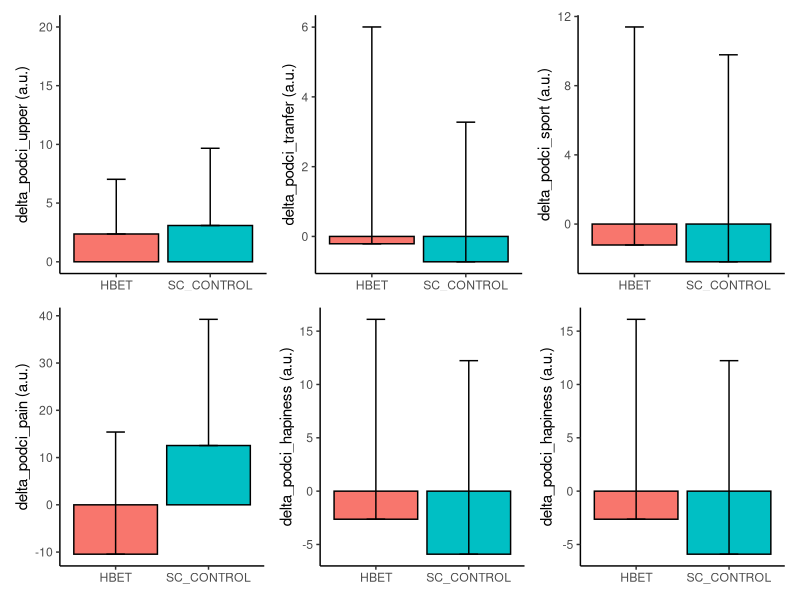

The R script that drew this image:
# Pacotes
library(tidyverse)
library(patchwork)

df <- read.csv('RCT_all data_COVIDped.xlsx - QoL.csv')

# ajustes
df <-
  df |>
  mutate(group = if_else(group == 1, 'HBET', 'SC-CONTROL'),
         time = if_else(time == 1, '1-PRE', '2-POST'))

glimpse(df)

# separando o grupo treino - PRE
podci_pre <-
  df |>
  filter(group == 'HBET',
         time == '1-PRE')

# separando o grupo treino - POST
podci_post <-
  df |>
  filter(group == 'HBET',
         time == '2-POST')

# Juntando
podci <- inner_join(x = podci_pre,
                   y = podci_post,
                   by = "ID")

glimpse(podci)

# Deltas
delta_hbet <-
  podci |>
  mutate(
    delta_podci_upper    = PODCI_upper.y     - PODCI_upper.x,
    delta_podci_tranfer  = PODCI_Transfer.y  - PODCI_Transfer.x,
    delta_podci_sport    = PODCI_Sports.y    - PODCI_Sports.x,
    delta_podci_pain     = PODCI_Pain.y      - PODCI_Pain.x,
    delta_podci_hapiness = POCI_Happiness.y - POCI_Happiness.x,
    delta_podci_global   = PODCI_GLOBAL.y    - PODCI_GLOBAL.x,
  ) |>
  select(
    ID,
    group.x,
    delta_podci_upper,
    delta_podci_tranfer,
    delta_podci_sport,
    delta_podci_pain,
    delta_podci_hapiness,
    delta_podci_global
  )

glimpse(delta_hbet)

# separando o grupo controle - PRE
ctrl_pre <-
  df |>
  filter(group == 'SC-CONTROL',
         time == '1-PRE')

# separando o grupo treino - POST
ctrl_post <-
  df |>
  filter(group == 'SC-CONTROL',
         time == '2-POST')

# Juntando
ctrl <- inner_join(x = ctrl_pre,
                   y = ctrl_post,
                   by = "ID") |>
  select(-name.y,
         -group.y,
         -time.y)

glimpse(ctrl)

# Deltas
delta_ctrl <-
  ctrl |>
  mutate(
    delta_podci_upper    = PODCI_upper.y     - PODCI_upper.x,
    delta_podci_tranfer  = PODCI_Transfer.y  - PODCI_Transfer.x,
    delta_podci_sport    = PODCI_Sports.y    - PODCI_Sports.x,
    delta_podci_pain     = PODCI_Pain.y      - PODCI_Pain.x,
    delta_podci_hapiness = POCI_Happiness.y - POCI_Happiness.x,
    delta_podci_global   = PODCI_GLOBAL.y    - PODCI_GLOBAL.x,
  ) |>
  select(
    ID,
    group.x,
    delta_podci_upper,
    delta_podci_tranfer,
    delta_podci_sport,
    delta_podci_pain,
    delta_podci_hapiness,
    delta_podci_global
  )

glimpse(delta_ctrl)

# Juntado os deltas dos grupos treino e controle
delta_podci <- bind_rows(delta_hbet, delta_ctrl)

glimpse(delta_podci)

# delta_podci_upper
g1 <-
  delta_podci |>
  group_by(group.x) |>
  summarise(mean = mean(delta_podci_upper,
                        na.rm = TRUE),
            sd = sd(delta_podci_upper,
                    na.rm = TRUE)) |>
  ggplot(mapping = aes(x = group.x,
                       y = mean,
                       fill = group.x)) +
  geom_bar(position = position_dodge(),
           stat = "identity",
           colour = "black",
           show.legend = FALSE) +
  geom_errorbar(aes(ymin = mean,
                    ymax = mean + sd),
                width=.2,
                position=position_dodge(0.9)) +
  theme_classic() +
  ylab(label = "delta_podci_upper (a.u.)") +
  scale_x_discrete(labels = c("HBET", "SC_CONTROL"))+
  theme(
    axis.title.x = element_blank()
  ) +
  scale_y_continuous(limits = c(0, 20, 5))

# delta_podci_emo
g2 <-
  delta_podci |>
  group_by(group.x) |>
  summarise(mean = mean(delta_podci_tranfer,
                        na.rm = TRUE),
            sd = sd(delta_podci_tranfer,
                    na.rm = TRUE)) |>
  ggplot(mapping = aes(x = group.x,
                       y = mean,
                       fill = group.x)) +
  geom_bar(position = position_dodge(),
           stat = "identity",
           colour = "black",
           show.legend = FALSE) +
  geom_errorbar(aes(ymin = mean,
                    ymax = mean + sd),
                width=.2,
                position=position_dodge(0.9)) +
  theme_classic() +
  ylab(label = "delta_podci_tranfer (a.u.)") +
  scale_x_discrete(labels = c("HBET", "SC_CONTROL"))+
  theme(
    axis.title.x = element_blank()
  )

# delta_podci_sport
g3 <-
  delta_podci |>
  group_by(group.x) |>
  summarise(mean = mean(delta_podci_sport,
                        na.rm = TRUE),
            sd = sd(delta_podci_sport,
                    na.rm = TRUE)) |>
  ggplot(mapping = aes(x = group.x,
                       y = mean,
                       fill = group.x)) +
  geom_bar(position = position_dodge(),
           stat = "identity",
           colour = "black",
           show.legend = FALSE) +
  geom_errorbar(aes(ymin = mean,
                    ymax = mean + sd),
                width=.2,
                position=position_dodge(0.9)) +
  theme_classic() +
  ylab(label = "delta_podci_sport (a.u.)") +
  scale_x_discrete(labels = c("HBET", "SC_CONTROL"))+
  theme(
    axis.title.x = element_blank()
  )

# delta_podci_pain
g4 <-
  delta_podci |>
  group_by(group.x) |>
  summarise(mean = mean(delta_podci_pain,
                        na.rm = TRUE),
            sd = sd(delta_podci_pain,
                    na.rm = TRUE)) |>
  ggplot(mapping = aes(x = group.x,
                       y = mean,
                       fill = group.x)) +
  geom_bar(position = position_dodge(),
           stat = "identity",
           colour = "black",
           show.legend = FALSE) +
  geom_errorbar(aes(ymin = mean,
                    ymax = mean + sd),
                width=.2,
                position=position_dodge(0.9)) +
  theme_classic() +
  ylab(label = "delta_podci_pain (a.u.)") +
  scale_x_discrete(labels = c("HBET", "SC_CONTROL"))+
  theme(
    axis.title.x = element_blank()
  )

# delta_podci_hapiness
g5 <-
  delta_podci |>
  group_by(group.x) |>
  summarise(mean = mean(delta_podci_hapiness,
                        na.rm = TRUE),
            sd = sd(delta_podci_hapiness,
                    na.rm = TRUE)) |>
  ggplot(mapping = aes(x = group.x,
                       y = mean,
                       fill = group.x)) +
  geom_bar(position = position_dodge(),
           stat = "identity",
           colour = "black",
           show.legend = FALSE) +
  geom_errorbar(aes(ymin = mean,
                    ymax = mean + sd),
                width=.2,
                position=position_dodge(0.9)) +
  theme_classic() +
  ylab(label = "delta_podci_hapiness (a.u.)") +
  scale_x_discrete(labels = c("HBET", "SC_CONTROL"))+
  theme(
    axis.title.x = element_blank()
  )

# delta_podci_hapiness
g6 <-
  delta_podci |>
  group_by(group.x) |>
  summarise(mean = mean(delta_podci_hapiness,
                        na.rm = TRUE),
            sd = sd(delta_podci_hapiness,
                    na.rm = TRUE)) |>
  ggplot(mapping = aes(x = group.x,
                       y = mean,
                       fill = group.x)) +
  geom_bar(position = position_dodge(),
           stat = "identity",
           colour = "black",
           show.legend = FALSE) +
  geom_errorbar(aes(ymin = mean,
                    ymax = mean + sd),
                width=.2,
                position=position_dodge(0.9)) +
  theme_classic() +
  ylab(label = "delta_podci_hapiness (a.u.)") +
  scale_x_discrete(labels = c("HBET", "SC_CONTROL"))+
  theme(
    axis.title.x = element_blank()
  )

# layout
(g1+g2+g3)/(g4+g5+g6)
